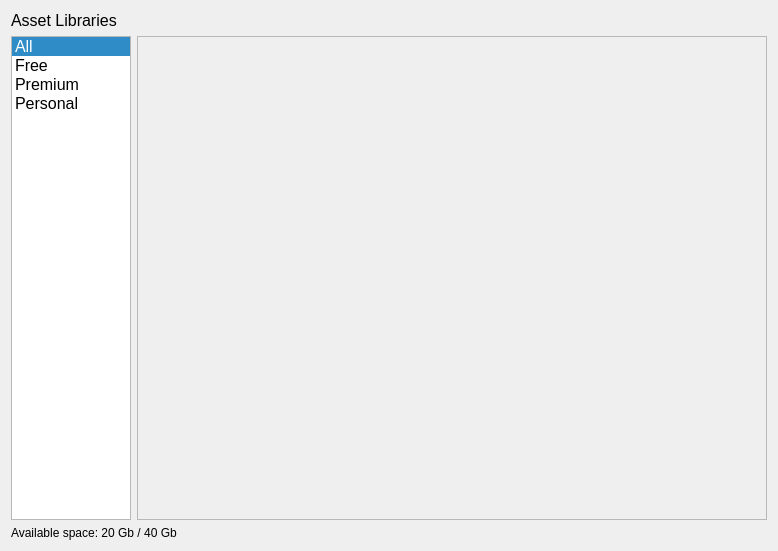
<?xml version="1.0" encoding="UTF-8"?>
<ui version="4.0">
 <class>Dialog</class>
 <widget class="QDialog" name="Dialog">
  <property name="geometry">
   <rect>
    <x>0</x>
    <y>0</y>
    <width>778</width>
    <height>551</height>
   </rect>
  </property>
  <property name="windowTitle">
   <string>Dialog</string>
  </property>
  <layout class="QGridLayout" name="gridLayout">
   <item row="1" column="0">
    <widget class="QListWidget" name="listWidget">
     <property name="maximumSize">
      <size>
       <width>120</width>
       <height>16777215</height>
      </size>
     </property>
     <property name="font">
      <font>
       <pointsize>12</pointsize>
      </font>
     </property>
     <property name="currentRow">
      <number>0</number>
     </property>
     <item>
      <property name="text">
       <string>All</string>
      </property>
     </item>
     <item>
      <property name="text">
       <string>Free</string>
      </property>
     </item>
     <item>
      <property name="text">
       <string>Premium</string>
      </property>
     </item>
     <item>
      <property name="text">
       <string>Personal</string>
      </property>
     </item>
    </widget>
   </item>
   <item row="1" column="1">
    <widget class="QFrame" name="frame">
     <property name="minimumSize">
      <size>
       <width>300</width>
       <height>0</height>
      </size>
     </property>
     <property name="frameShape">
      <enum>QFrame::StyledPanel</enum>
     </property>
     <property name="frameShadow">
      <enum>QFrame::Raised</enum>
     </property>
     <layout class="QGridLayout" name="gridLayout_2"/>
    </widget>
   </item>
   <item row="0" column="0">
    <widget class="QLabel" name="label_2">
     <property name="maximumSize">
      <size>
       <width>120</width>
       <height>16777215</height>
      </size>
     </property>
     <property name="font">
      <font>
       <pointsize>12</pointsize>
      </font>
     </property>
     <property name="text">
      <string>Asset Libraries</string>
     </property>
    </widget>
   </item>
   <item row="2" column="0" colspan="2">
    <widget class="QLabel" name="label">
     <property name="text">
      <string>Available space: 20 Gb / 40 Gb</string>
     </property>
    </widget>
   </item>
  </layout>
 </widget>
 <resources/>
 <connections/>
</ui>
